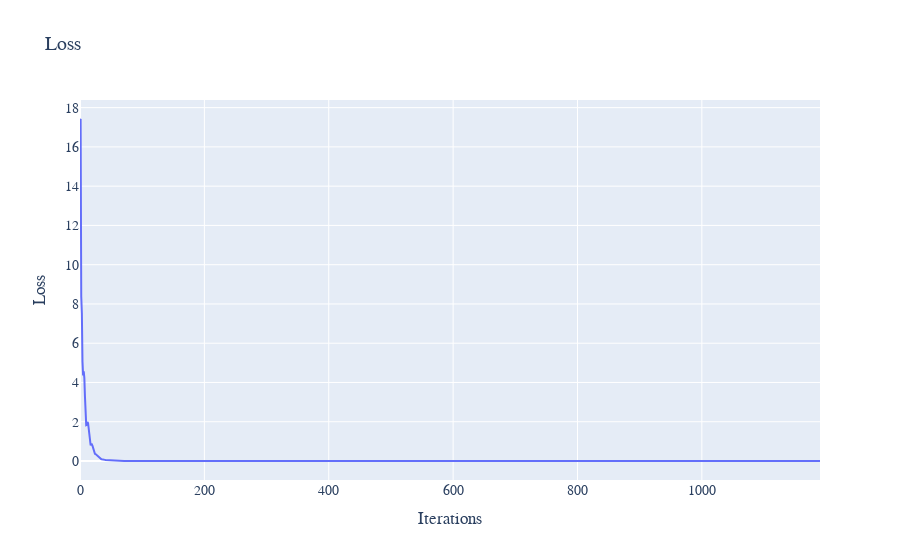

Here is the notebook cell this chart was saved with:
### Code cell
POiSSON_MODEL_CONFIG = {
    "hidden_dim": 512,
    "learning_rate": 5e-3,
    "loss_weights": (1, 2),
    "sampling_method": "uniform",
    "lr_decay": 0.98,
    "network_type": "FF",
    "optimiser": "Adam"
}
eq = POISSON()
model = POiSSON_MODEL_CONFIG
solver = DGMSolver(model, eq)
losses = list(solver.train(1200))
plot_losses(losses)

### Figure 1 — Plotly figure (JSON) as saved in the notebook; plotly's stock layout.template omitted (floating-point values rounded to 4 significant figures; data arrays with more than 128 entries replaced by an {"elided": "..."} marker saying what was removed)
{"data": [{"mode": "lines", "name": "Error at x=0.1", "type": "scatter", "x": {"elided": "1191 int values"}, "xaxis": "x", "y": {"elided": "1191 float values"}, "yaxis": "y"}], "layout": {"font": {"family": "Courier New, monospace", "size": 14}, "title": {"text": "Loss"}, "xaxis": {"anchor": "y", "domain": [0, 1], "title": {"text": "Iterations"}}, "yaxis": {"anchor": "x", "domain": [0, 1], "title": {"text": "Loss"}}}}
